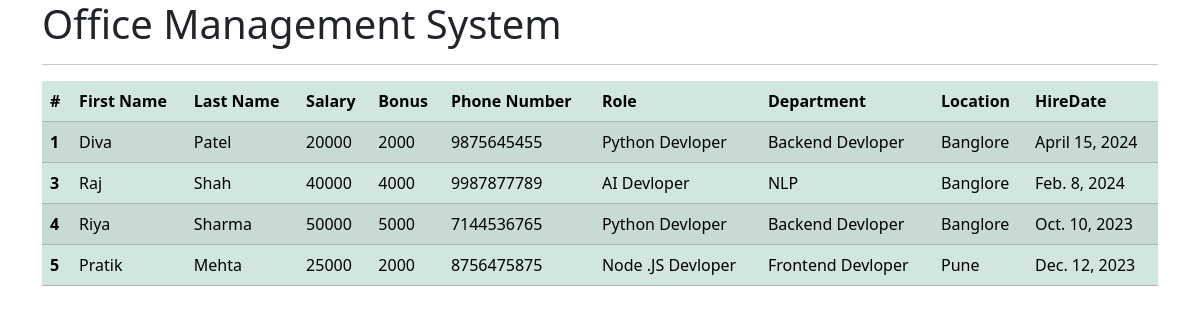
The app's page /all_emp with its own data.
### emp_app/models.py (models this page shows, shortened)
class Employee(models.Model):
    first_name = models.CharField(max_length=100, null=False)
    last_name = models.CharField(max_length=100)
    dept = models.ForeignKey(Department, on_delete=models.CASCADE)
    salary = models.IntegerField(default=0)
    bonus = models.IntegerField(default=0)
    role = models.ForeignKey(Role, on_delete=models.CASCADE)
    phone = models.IntegerField(default=0)
    hire_date = models.DateField()
    def __str__(self):
        return "%s %s %s" %(self.first_name, self.last_name, self.phone)

class Role(models.Model):
    name = models.CharField(max_length=100, null=False)

class Department(models.Model):
    name = models.CharField(max_length=100, null=False)
    location = models.CharField(max_length=100)

### emp_app/views.py (the view)
# urls.py: path('all_emp', views.all_emp, name="all_emp"),
def all_emp(request):
    emps = Employee.objects.all()
    context = {
        'emps': emps
    }
    print(context)
    return render(request, 'view_all_emp.html', context)

### emp_app/templates/view_all_emp.html
{% extends 'layout.html' %}
{% block content %}
   <div class="container">
         <h1>Office Management System</h1>
           <hr>
          <table class="table table-success table-striped">
            <thead>
              <tr>
                <th scope="col">#</th>
                <th scope="col">First Name</th>
                <th scope="col">Last Name</th>
                <th scope="col">Salary</th>
                <th scope="col">Bonus</th>
                <th scope="col">Phone Number</th>
                <th scope="col">Role</th>
                <th scope="col">Department</th>
                <th scope="col">Location</th>
                <th scope="col">HireDate</th>
              </tr>
            </thead>
            <tbody>
            {% for emp in emps %}
              <tr>
                <th scope="row">{{emp.id}}</th>
                <td>{{emp.first_name}}</td>
                <td>{{emp.last_name}}</td>
                <td>{{emp.salary}}</td>
                <td>{{emp.bonus}}</td>
                <td>{{emp.phone}}</td>
                <td>{{emp.role.name}}</td>
                <td>{{emp.dept.name}}</td>
                <td>{{emp.dept.location}}</td>
                <td>{{emp.hire_date}}</td>
              </tr>
            {% endfor %}
            </tbody>
          </table>
   </div>
{% endblock %}

### emp_app/templates/layout.html (shortened to what this page needs)
<!doctype html>
<html lang="en">
  <head>
    <link rel="stylesheet" href="https://cdn.jsdelivr.net/npm/bootstrap@5.3.3/dist/css/bootstrap.min.css">
  </head>
  <body>
    {% block content %}
    {% endblock %}
  </body>
</html>

### records on screen
Employee: id "1", first_name "Diva", last_name "Patel", salary "20000", bonus "2000", phone "9875645455", role.name "Python Devloper", dept.name "Backend Devloper", dept.location "Banglore", hire_date "April 15, 2024"
Employee: id "3", first_name "Raj", last_name "Shah", salary "40000", bonus "4000", phone "9987877789", role.name "AI Devloper", dept.name "NLP", dept.location "Banglore", hire_date "Feb. 8, 2024"
Employee: id "4", first_name "Riya", last_name "Sharma", salary "50000", bonus "5000", phone "7144536765", role.name "Python Devloper", dept.name "Backend Devloper", dept.location "Banglore", hire_date "Oct. 10, 2023"
Employee: id "5", first_name "Pratik", last_name "Mehta", salary "25000", bonus "2000", phone "8756475875", role.name "Node .JS Devloper", dept.name "Frontend Devloper", dept.location "Pune", hire_date "Dec. 12, 2023"
